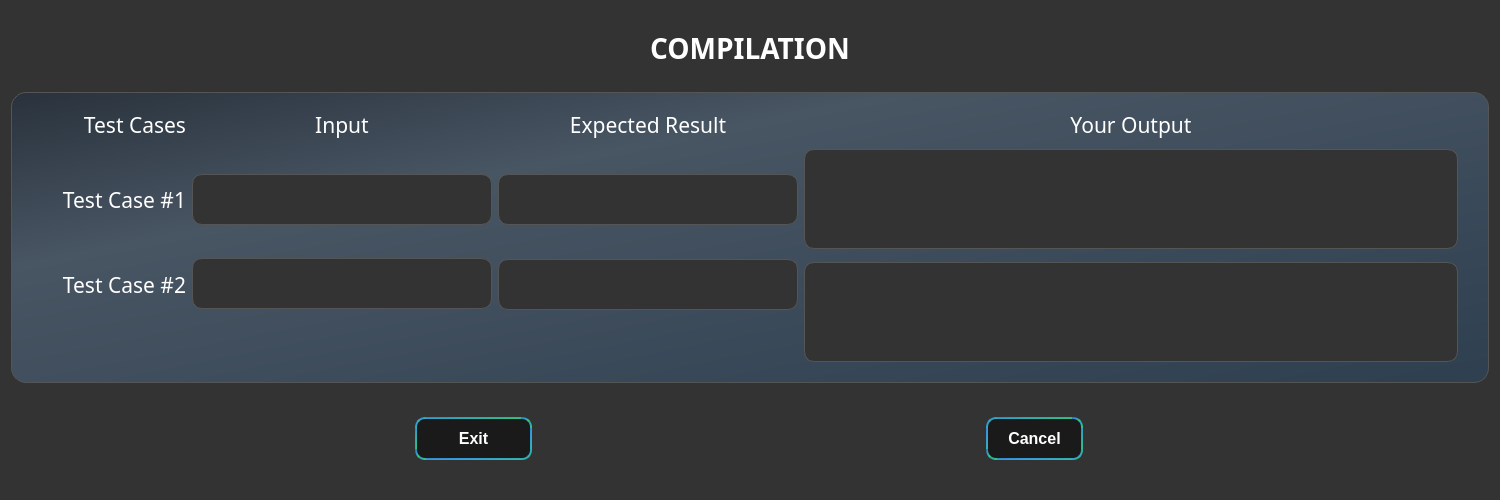
<?xml version="1.0" encoding="UTF-8"?>
<ui version="4.0">
 <class>Editsub</class>
 <widget class="QDialog" name="Editsub">
  <property name="geometry">
   <rect>
    <x>0</x>
    <y>0</y>
    <width>1500</width>
    <height>500</height>
   </rect>
  </property>
  <property name="windowTitle">
   <string>New Question</string>
  </property>
  <property name="windowIcon">
   <iconset resource="icon.qrc">
    <normaloff>:/icons/mainicon.png</normaloff>:/icons/mainicon.png</iconset>
  </property>
  <property name="whatsThis">
   <string>Add a question for a particular Subject</string>
  </property>
  <property name="styleSheet">
   <string notr="true">#Editsub { background-color: #333333;}

QPushButton {
border: 2px solid transparent; 
border-radius: 10px;
background-color: rgba(0, 0, 0, 0.5);
padding: 10px 20px;
font-size: 16px;
font-weight: bold;
color: white;
border-color: qlineargradient(x1: 0, y1: 0, x2: 1, y2: 1, stop: 0 #2980b9, stop: 0.3 #3498db, stop: 1 #2ecc71);
}
QPushButton:hover {
background-color:qlineargradient(x1: 0, y1: 0, x2: 1, y2: 1, stop: 0 #2980b9, stop: 0.3 #3498db, stop: 1 #2ecc71);
color: black;
border: 2px solid transparent; 
border-color: black; 
}



QLabel {color: white;}

#Box{ background-color: qlineargradient(x1: 0, y1: 0, x2: 1, y2: 1, stop: 0 #29323c, stop: 0.3 #485563, stop: 1 #2e3f50);
 border-radius: 15px;
    color: #FFFFFF;
    border: 1px solid #555555;
    padding: 20px;}

QLineEdit,QPlainTextEdit,QComboBox,QDateEdit{
    background-color: #333333; /* Dark background */
    color: #CCCCCC; /* Light gray text */
    border: 1px solid #555555;
    border-radius: 10px;
    padding: 5px;
}

QComboBox QAbstractItemView {
    background-color: #333333; /* Dark background */
    color: #FFFFFF; /* White text */
    border: 1px solid #29a19c;
    selection-background-color: #29a19c;
    selection-color: #1e1e1e;
}

QCalendarWidget {
    background-color: #333333; /* Dark background */
    color: #CCCCCC; /* Light gray text */
    border: 1px solid #555555;
    border-radius: 10px;
    padding: 5px;
    font-family: 'Dungeon'; 
    font-size: 14px; 
}

/* Navigation buttons */
QCalendarWidget QToolButton {
    background-color: rgba(0, 0, 0, 0.5); /* Semi-transparent black background */
    color: white;
    border: none;
    height: 25px;
    font-size: 14px;
    font-weight: bold;
    border-radius: 5px;
    border: 1px solid transparent;
    border-color: qlineargradient(x1: 0, y1: 0, x2: 1, y2: 1, stop: 0 #2980b9, stop: 0.3 #3498db, stop: 1 #2ecc71);
}

QCalendarWidget QToolButton:hover {
    background-color: qlineargradient(x1: 0, y1: 0, x2: 1, y2: 1, stop: 0 #2980b9, stop: 0.3 #3498db, stop: 1 #2ecc71); /* Gradient background */
    color: black;
    border: 1px solid transparent;
    border-color: black;
}

/* Month and year navigation buttons */
QCalendarWidget QWidget#qt_calendar_navigationbar {
    background-color: #333333; /* Match the main background */
    border: none;
}

/* Day of the week header */
QCalendarWidget QTableView QHeaderView::section {
    background-color: #555555;
    color: #CCCCCC;
    border: 1px solid #555555;
   font-family: 'Dungeon'; 
    font-size: 14px; 
}

/* Selected date */
QCalendarWidget QAbstractItemView:enabled {
    font-size: 12px; /* Font size of the dates */
    color: #CCCCCC; /* Text color of the dates */
    selection-background-color: #29a19c; /* Selected date background */
    selection-color: #1e1e1e; /* Selected date text color */
   font-family: 'Dungeon'; 
    font-size: 14px; 
}

/* General dates */
QCalendarWidget QTableView {
    background-color: #333333;
    border: 1px solid #555555;
    alternate-background-color: #3b3b3b;
     font-family: 'Dungeon'; 
    font-size: 14px;  
}

/* The month view navigation buttons (left, right, month, year) */
QCalendarWidget QToolButton::menu-indicator {
    image: none;
}

QCalendarWidget QToolButton::down-arrow {
    image: none;
}

/* Year and month selector */
QCalendarWidget QSpinBox {
    background-color: #333333; /* Match the main background */
    color: #CCCCCC; /* Light gray text */
    border: 1px solid #555555;
    font-family: 'Dungeon'; 
    font-size: 14px;  
}

QCalendarWidget QSpinBox::up-button, QCalendarWidget QSpinBox::down-button {
    background-color: #333333;
    subcontrol-origin: border;
}

QCalendarWidget QSpinBox::up-button:hover, QCalendarWidget QSpinBox::down-button:hover {
    background-color: #29a19c;
}

/* Menu for month selection */
QCalendarWidget QMenu {
    background-color: #333333; /* Dark background */
    color: #CCCCCC; /* Light gray text */
    border: 1px solid #555555;
    font-family: 'Dungeon'; 
    font-size: 14px; 
}</string>
  </property>
  <layout class="QVBoxLayout" name="verticalLayout_2">
   <item>
    <widget class="QWidget" name="widget_2" native="true">
     <property name="minimumSize">
      <size>
       <width>0</width>
       <height>65</height>
      </size>
     </property>
     <property name="maximumSize">
      <size>
       <width>16777215</width>
       <height>75</height>
      </size>
     </property>
     <layout class="QHBoxLayout" name="horizontalLayout">
      <item>
       <widget class="QLabel" name="label_5">
        <property name="minimumSize">
         <size>
          <width>0</width>
          <height>0</height>
         </size>
        </property>
        <property name="font">
         <font>
          <family>Dungeon</family>
          <pointsize>21</pointsize>
          <weight>75</weight>
          <bold>true</bold>
         </font>
        </property>
        <property name="text">
         <string>COMPILATION</string>
        </property>
        <property name="alignment">
         <set>Qt::AlignCenter</set>
        </property>
       </widget>
      </item>
     </layout>
    </widget>
   </item>
   <item>
    <widget class="QWidget" name="Box" native="true">
     <layout class="QVBoxLayout" name="verticalLayout">
      <item>
       <widget class="QWidget" name="widget" native="true">
        <property name="maximumSize">
         <size>
          <width>16777215</width>
          <height>500</height>
         </size>
        </property>
        <layout class="QGridLayout" name="gridLayout">
         <item row="3" column="1" rowspan="3">
          <widget class="QLineEdit" name="inp_2">
           <property name="minimumSize">
            <size>
             <width>0</width>
             <height>30</height>
            </size>
           </property>
           <property name="maximumSize">
            <size>
             <width>300</width>
             <height>16777215</height>
            </size>
           </property>
           <property name="font">
            <font>
             <family>Agency FB</family>
             <pointsize>20</pointsize>
            </font>
           </property>
           <property name="text">
            <string/>
           </property>
           <property name="echoMode">
            <enum>QLineEdit::Normal</enum>
           </property>
           <property name="readOnly">
            <bool>true</bool>
           </property>
          </widget>
         </item>
         <item row="2" column="4">
          <widget class="QLabel" name="label">
           <property name="maximumSize">
            <size>
             <width>25</width>
             <height>25</height>
            </size>
           </property>
           <property name="text">
            <string/>
           </property>
           <property name="pixmap">
            <pixmap resource="icon.qrc">:/icons/accept.png</pixmap>
           </property>
           <property name="scaledContents">
            <bool>true</bool>
           </property>
          </widget>
         </item>
         <item row="0" column="2">
          <widget class="QLabel" name="label_7">
           <property name="minimumSize">
            <size>
             <width>196</width>
             <height>0</height>
            </size>
           </property>
           <property name="maximumSize">
            <size>
             <width>16777215</width>
             <height>45</height>
            </size>
           </property>
           <property name="font">
            <font>
             <family>Orbitron</family>
             <pointsize>16</pointsize>
            </font>
           </property>
           <property name="text">
            <string>Expected Result</string>
           </property>
           <property name="alignment">
            <set>Qt::AlignCenter</set>
           </property>
          </widget>
         </item>
         <item row="4" column="2">
          <widget class="QLineEdit" name="exp_op_2">
           <property name="minimumSize">
            <size>
             <width>0</width>
             <height>30</height>
            </size>
           </property>
           <property name="maximumSize">
            <size>
             <width>300</width>
             <height>16777215</height>
            </size>
           </property>
           <property name="font">
            <font>
             <family>Agency FB</family>
             <pointsize>20</pointsize>
            </font>
           </property>
           <property name="text">
            <string/>
           </property>
           <property name="echoMode">
            <enum>QLineEdit::Normal</enum>
           </property>
           <property name="readOnly">
            <bool>true</bool>
           </property>
          </widget>
         </item>
         <item row="4" column="3" rowspan="3">
          <widget class="QPlainTextEdit" name="op_2">
           <property name="minimumSize">
            <size>
             <width>550</width>
             <height>30</height>
            </size>
           </property>
           <property name="maximumSize">
            <size>
             <width>16777215</width>
             <height>100</height>
            </size>
           </property>
           <property name="font">
            <font>
             <family>Agency FB</family>
             <pointsize>16</pointsize>
            </font>
           </property>
           <property name="readOnly">
            <bool>true</bool>
           </property>
          </widget>
         </item>
         <item row="1" column="3" rowspan="3">
          <widget class="QPlainTextEdit" name="op">
           <property name="minimumSize">
            <size>
             <width>550</width>
             <height>30</height>
            </size>
           </property>
           <property name="maximumSize">
            <size>
             <width>16777215</width>
             <height>100</height>
            </size>
           </property>
           <property name="font">
            <font>
             <family>Agency FB</family>
             <pointsize>16</pointsize>
            </font>
           </property>
           <property name="readOnly">
            <bool>true</bool>
           </property>
          </widget>
         </item>
         <item row="5" column="4">
          <widget class="QLabel" name="label_10">
           <property name="maximumSize">
            <size>
             <width>25</width>
             <height>25</height>
            </size>
           </property>
           <property name="text">
            <string/>
           </property>
           <property name="pixmap">
            <pixmap resource="icon.qrc">:/icons/accept.png</pixmap>
           </property>
           <property name="scaledContents">
            <bool>true</bool>
           </property>
          </widget>
         </item>
         <item row="2" column="0">
          <widget class="QLabel" name="label_6">
           <property name="minimumSize">
            <size>
             <width>157</width>
             <height>0</height>
            </size>
           </property>
           <property name="font">
            <font>
             <family>Orbitron</family>
             <pointsize>16</pointsize>
            </font>
           </property>
           <property name="text">
            <string>Test Case #1</string>
           </property>
           <property name="alignment">
            <set>Qt::AlignRight|Qt::AlignTrailing|Qt::AlignVCenter</set>
           </property>
          </widget>
         </item>
         <item row="0" column="0">
          <widget class="QLabel" name="label_2">
           <property name="minimumSize">
            <size>
             <width>132</width>
             <height>0</height>
            </size>
           </property>
           <property name="maximumSize">
            <size>
             <width>16777215</width>
             <height>45</height>
            </size>
           </property>
           <property name="font">
            <font>
             <family>Orbitron</family>
             <pointsize>16</pointsize>
            </font>
           </property>
           <property name="text">
            <string>Test Cases</string>
           </property>
           <property name="alignment">
            <set>Qt::AlignRight|Qt::AlignTrailing|Qt::AlignVCenter</set>
           </property>
          </widget>
         </item>
         <item row="0" column="1">
          <widget class="QLabel" name="label_4">
           <property name="minimumSize">
            <size>
             <width>132</width>
             <height>0</height>
            </size>
           </property>
           <property name="maximumSize">
            <size>
             <width>16777215</width>
             <height>45</height>
            </size>
           </property>
           <property name="font">
            <font>
             <family>Orbitron</family>
             <pointsize>16</pointsize>
            </font>
           </property>
           <property name="text">
            <string>Input</string>
           </property>
           <property name="alignment">
            <set>Qt::AlignCenter</set>
           </property>
          </widget>
         </item>
         <item row="2" column="2">
          <widget class="QLineEdit" name="exp_op">
           <property name="minimumSize">
            <size>
             <width>0</width>
             <height>30</height>
            </size>
           </property>
           <property name="maximumSize">
            <size>
             <width>300</width>
             <height>16777215</height>
            </size>
           </property>
           <property name="font">
            <font>
             <family>Agency FB</family>
             <pointsize>20</pointsize>
            </font>
           </property>
           <property name="text">
            <string/>
           </property>
           <property name="echoMode">
            <enum>QLineEdit::Normal</enum>
           </property>
           <property name="readOnly">
            <bool>true</bool>
           </property>
          </widget>
         </item>
         <item row="4" column="0">
          <widget class="QLabel" name="label_9">
           <property name="minimumSize">
            <size>
             <width>157</width>
             <height>0</height>
            </size>
           </property>
           <property name="font">
            <font>
             <family>Orbitron</family>
             <pointsize>16</pointsize>
            </font>
           </property>
           <property name="text">
            <string>Test Case #2</string>
           </property>
           <property name="alignment">
            <set>Qt::AlignRight|Qt::AlignTrailing|Qt::AlignVCenter</set>
           </property>
          </widget>
         </item>
         <item row="2" column="1">
          <widget class="QLineEdit" name="inp">
           <property name="minimumSize">
            <size>
             <width>0</width>
             <height>30</height>
            </size>
           </property>
           <property name="maximumSize">
            <size>
             <width>300</width>
             <height>16777215</height>
            </size>
           </property>
           <property name="font">
            <font>
             <family>Agency FB</family>
             <pointsize>20</pointsize>
            </font>
           </property>
           <property name="text">
            <string/>
           </property>
           <property name="echoMode">
            <enum>QLineEdit::Normal</enum>
           </property>
           <property name="readOnly">
            <bool>true</bool>
           </property>
          </widget>
         </item>
         <item row="0" column="3">
          <widget class="QLabel" name="label_8">
           <property name="minimumSize">
            <size>
             <width>550</width>
             <height>0</height>
            </size>
           </property>
           <property name="maximumSize">
            <size>
             <width>16777215</width>
             <height>45</height>
            </size>
           </property>
           <property name="font">
            <font>
             <family>Orbitron</family>
             <pointsize>16</pointsize>
            </font>
           </property>
           <property name="text">
            <string>Your Output</string>
           </property>
           <property name="alignment">
            <set>Qt::AlignCenter</set>
           </property>
          </widget>
         </item>
        </layout>
       </widget>
      </item>
     </layout>
    </widget>
   </item>
   <item>
    <widget class="QWidget" name="widget_3" native="true">
     <property name="maximumSize">
      <size>
       <width>16777215</width>
       <height>100</height>
      </size>
     </property>
     <layout class="QHBoxLayout" name="horizontalLayout_2">
      <item>
       <widget class="QPushButton" name="Exit">
        <property name="maximumSize">
         <size>
          <width>117</width>
          <height>16777215</height>
         </size>
        </property>
        <property name="text">
         <string>Exit</string>
        </property>
       </widget>
      </item>
      <item>
       <widget class="QDialogButtonBox" name="buttonBox">
        <property name="maximumSize">
         <size>
          <width>150</width>
          <height>16777215</height>
         </size>
        </property>
        <property name="orientation">
         <enum>Qt::Horizontal</enum>
        </property>
        <property name="standardButtons">
         <set>QDialogButtonBox::Cancel</set>
        </property>
       </widget>
      </item>
     </layout>
    </widget>
   </item>
  </layout>
 </widget>
 <resources>
  <include location="icon.qrc"/>
 </resources>
 <connections/>
</ui>
